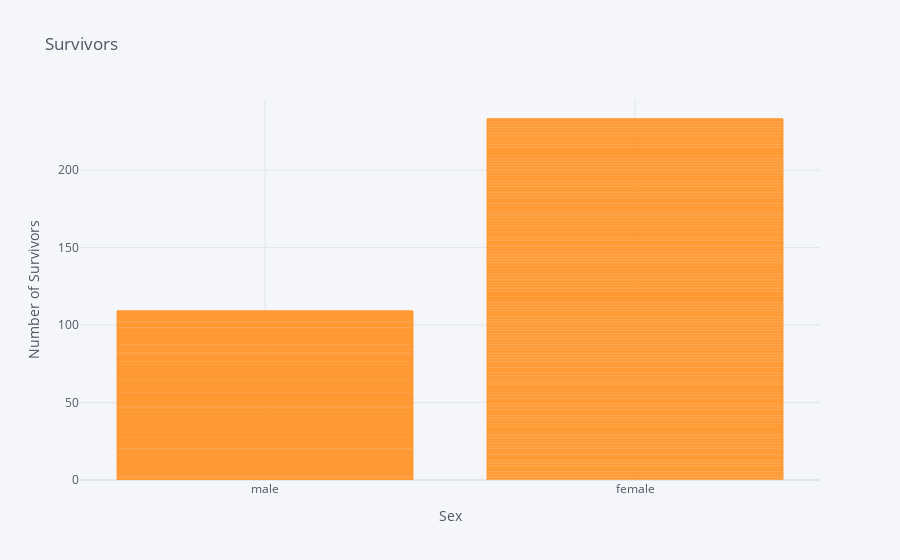

The notebook cell saved with this chart:
### Markdown cell above
* 승선항 S, C, Q가 있다
* S 에서 승선한 사람이 많다...
* 왜 S에 승선한 사람이 많이 살았나?

### Code cell
train.iplot(kind='bar', 
            x='Sex', y='Survived',
            title = "Survivors",
            xTitle = "Sex",
            yTitle = "Number of Survivors")

### Figure 1 — Plotly figure (JSON) as saved in the notebook; plotly's stock layout.template omitted (floating-point values rounded to 4 significant figures; data arrays with more than 128 entries replaced by an {"elided": "..."} marker saying what was removed)
{"data": [{"marker": {"color": "rgba(255, 153, 51, 0.6)", "line": {"color": "rgba(255, 153, 51, 1.0)", "width": 1}}, "name": "Survived", "orientation": "v", "text": "", "type": "bar", "x": {"elided": "891 str values"}, "y": {"elided": "891 int values"}}], "layout": {"legend": {"bgcolor": "#F5F6F9", "font": {"color": "#4D5663"}}, "paper_bgcolor": "#F5F6F9", "plot_bgcolor": "#F5F6F9", "title": {"font": {"color": "#4D5663"}, "text": "Survivors"}, "xaxis": {"gridcolor": "#E1E5ED", "showgrid": true, "tickfont": {"color": "#4D5663"}, "title": {"font": {"color": "#4D5663"}, "text": "Sex"}, "zerolinecolor": "#E1E5ED"}, "yaxis": {"gridcolor": "#E1E5ED", "showgrid": true, "tickfont": {"color": "#4D5663"}, "title": {"font": {"color": "#4D5663"}, "text": "Number of Survivors"}, "zerolinecolor": "#E1E5ED"}}}
